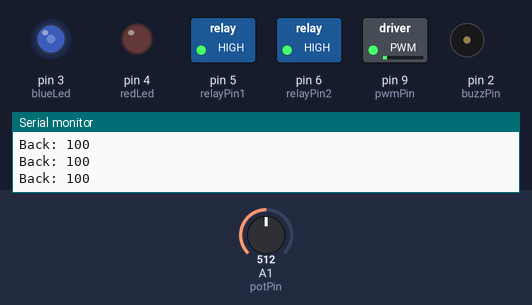
Simulated run of this sketch. Board: Arduino Uno, built with avr-gcc and run on an emulated ATmega328P. On the bench: switched loads named in the sketch (green lamp = pin HIGH), output pins drawn as LEDs (lit = HIGH), buzzer (waves = sounding, pin HIGH), the last lines printed to the serial monitor. Inputs (shaded band) come from the test bench; at power-on: A1 (potPin) = 512.

Above: at 1.2 s.
1.3 s: A1 (potPin) set to 493
At 2.3 s:
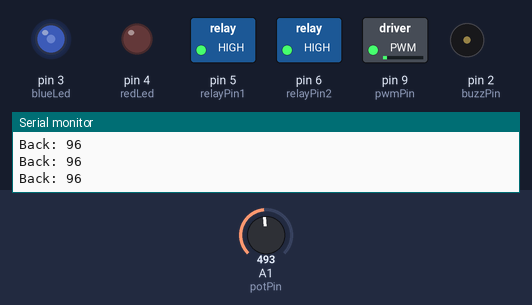
4.3 s: A1 (potPin) set to 716
At 5.5 s:
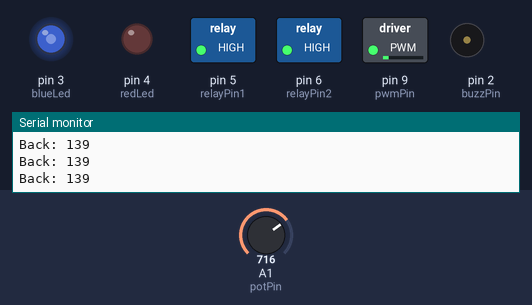
5.8 s: A1 (potPin) set to 0
At 7.0 s:
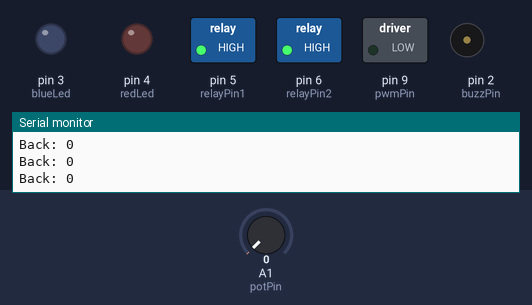
7.3 s: A1 (potPin) set to 48
At 8.1 s:
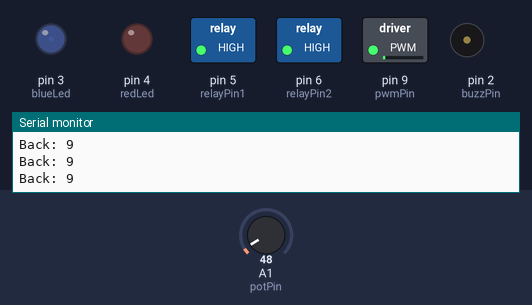
8.8 s: A1 (potPin) set to 56
At 9.2 s:
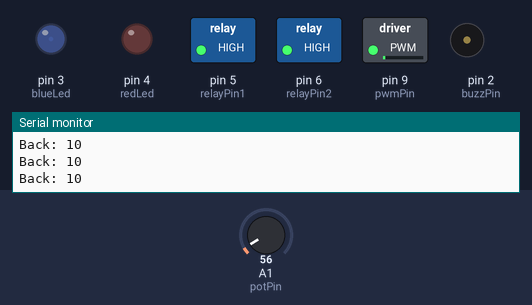
11.8 s: A1 (potPin) set to 1023
At 12.5 s:
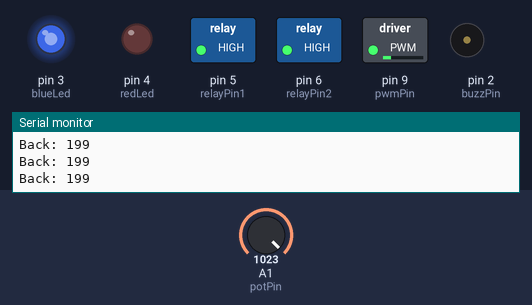
Timing chart, 0 to 14.3 s (numbered marks = the images above; inputs shaded):
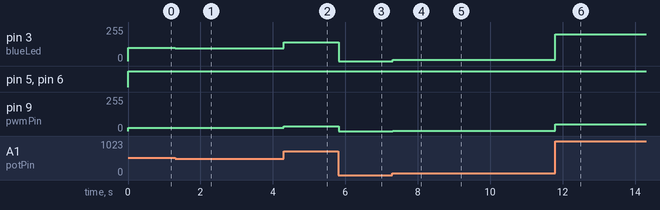

The sketch:

KLEIT_students_project.ino
```cpp
#include <TimerOne.h>

// Define PWM pin and relay pins
constexpr uint8_t relayPin1 = 5;
constexpr uint8_t relayPin2 = 6;
constexpr uint8_t pwmPin = 9;
constexpr uint8_t buzzPin = 2;
constexpr uint8_t redLed = 4;
constexpr uint8_t blueLed = 3;
constexpr uint8_t potPin = A1;

int Speed = 0;

enum class motorStates : char {
  FRONT = 'F',
  BACK = 'B'
};
motorStates motorStatus = motorStates::BACK;

void setup() {
  Serial.begin(9600);

  pinMode(pwmPin, OUTPUT);
  pinMode(relayPin1, OUTPUT);
  pinMode(relayPin2, OUTPUT);
  pinMode(buzzPin, OUTPUT);
  pinMode(redLed, OUTPUT);
  pinMode(blueLed, OUTPUT);
  pinMode(potPin, INPUT);

  digitalWrite(buzzPin, LOW);
  digitalWrite(redLed, LOW);
  digitalWrite(blueLed, LOW);

  // Set up Timer1 to generate a 2kHz PWM signal on pin 5
  Timer1.initialize(500);  // 500 microseconds (2kHz)
  Timer1.pwm(pwmPin, 0);
}

void front() {
  digitalWrite(relayPin1, LOW);
  digitalWrite(relayPin2, LOW);
  Serial.print("Front: ");
}

void back() {
  digitalWrite(relayPin1, HIGH);
  digitalWrite(relayPin2, HIGH);
  Serial.print("Back: ");
}

motorStates charToMotorStates(char state) {
  switch (state) {
    case 'F': return motorStates::FRONT;
    case 'f': return motorStates::FRONT;
    case 'B': return motorStates::BACK;
    case 'b': return motorStates::BACK;
  }
}

void loop() {

  Speed = analogRead(potPin);

  Speed = map(Speed,0,1024,0,200);

  Timer1.pwm(pwmPin, Speed);
  // analogWrite(redLed, Speed);
  analogWrite(blueLed, Speed);


  switch (motorStatus) {
    case motorStates::FRONT:
      front();
      break;
    case motorStates::BACK:
      back();
      break;
  }
  Serial.println(Speed);
}
```

Measured:
- after the input at 1.3 s, pin 3 (blueLed): 100/255 → 96/255 at once; pin 9 (pwmPin): 25/255 → 24/255 at once
- after the input at 4.3 s, pin 3 (blueLed): 96/255 → 139/255 at once; pin 9 (pwmPin): 24/255 → 34/255 at once
- after the input at 5.8 s, pin 3 (blueLed): 139/255 → 0/255 at once; pin 9 (pwmPin): 34/255 → 0/255 at once
- after the input at 7.3 s, pin 3 (blueLed): 0/255 → 9/255 at once; pin 9 (pwmPin): 0/255 → 2/255 at once
- after the input at 8.8 s, pin 3 (blueLed): 9/255 → 10/255 at once
- after the input at 11.8 s, pin 3 (blueLed): 10/255 → 199/255 at once; pin 9 (pwmPin): 2/255 → 49/255 at once
